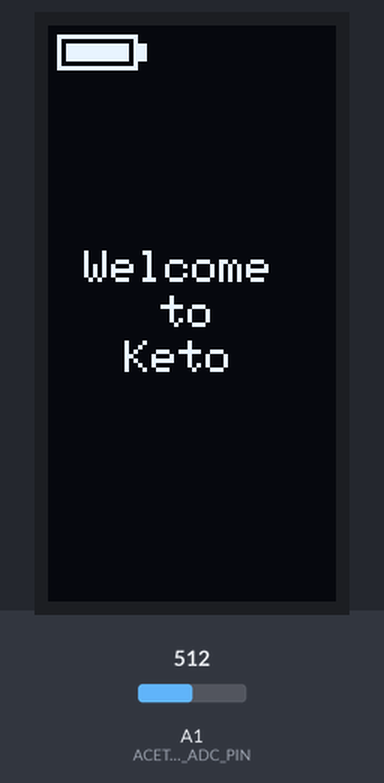
A sketch run on a simulated Arduino Uno, built with avr-gcc and run on an emulated ATmega328P. Shown: 64×128 one-colour display. Inputs (shaded band) come from the test bench; at power-on: A1 (ACETONE_ADC_PIN) = 512. What the sketch prints to the serial monitor is not drawn.

Above: at 0.1 s.
At 5.2 s:
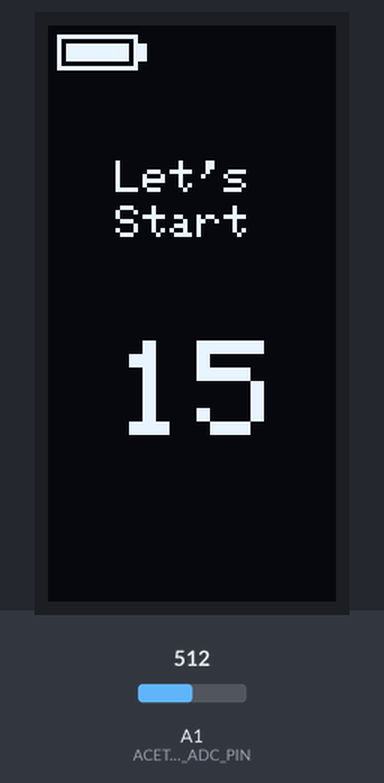
At 15.4 s:
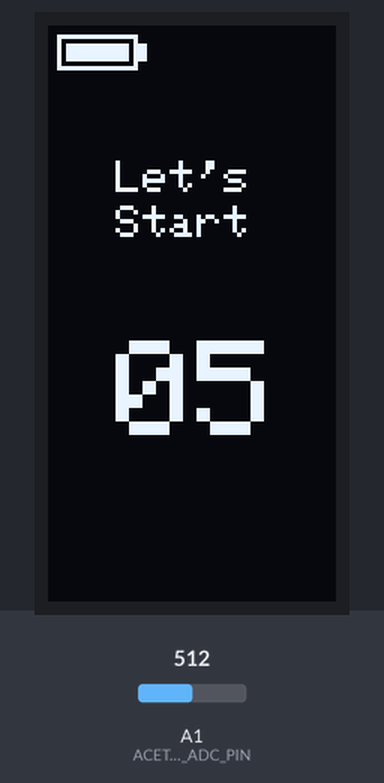
At 20.6 s:
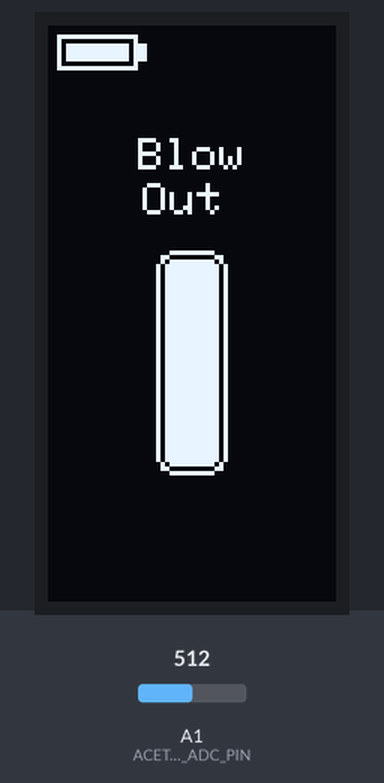
At 23.77 s:
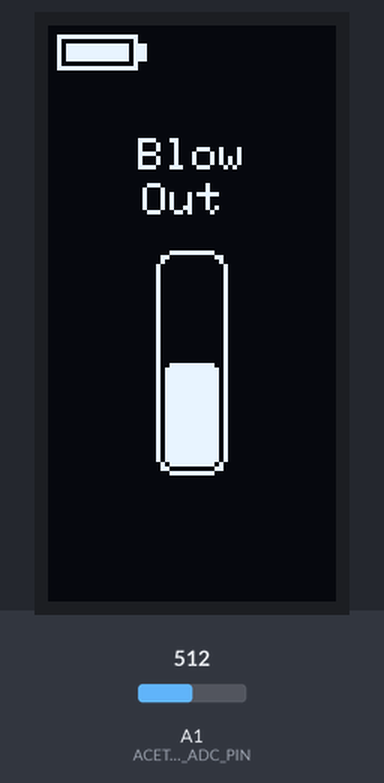
At 31.0 s:
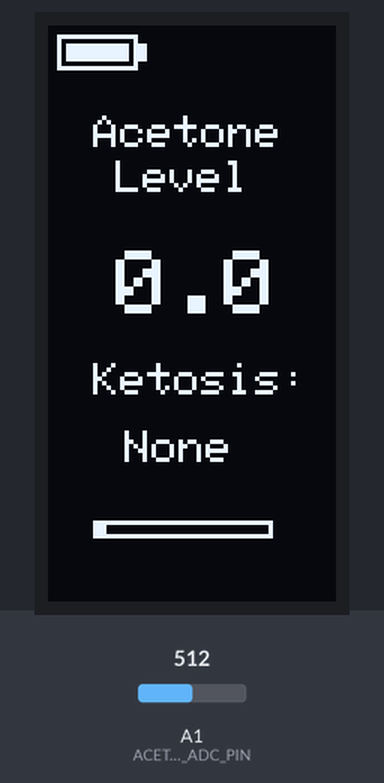

The sketch:

keto.ino
```cpp
#include <Adafruit_GFX.h>
#include <Adafruit_SSD1306.h>
#include <Wire.h>

#define SCREEN_WIDTH 128
#define SCREEN_HEIGHT 64
#define OLED_RESET -1
#define SCREEN_ADDRESS 0x3C

#define ACETONE_ADC_PIN A1

// Sensor constants
const float VB_AIR = 0.295; // Vb(Air) baseline = 0.295V (295mV)
const float MIN_PPM = 0.0;  // Min PPM value
const float MAX_PPM = 20.0; // Max PPM value

// Calibration data: ADC values mapped to Acetone PPM
const int calibration_points = 6;
const int adc_deltas[] = {0, 30, 126, 200, 278, 348};
// const int adc_deltas[] = {0, 30, 340, 388, 420, 532};
const float ppm_values[] = {0, 1, 5, 10, 15, 20};

int lowestADC = 1023; // 10 bit adc, 2^10 - 1, is max adc
int highestADC = 0;

Adafruit_SSD1306 display(SCREEN_WIDTH, SCREEN_HEIGHT, &Wire, OLED_RESET);

void setup()
{
  Serial.begin(9600);

  pinMode(ACETONE_ADC_PIN, INPUT);

  if (!display.begin(SSD1306_SWITCHCAPVCC, SCREEN_ADDRESS))
  {
    Serial.println(F("SSD1306 allocation failed"));
    for (;;)
      ;
  }

  display.setRotation(1);
  display.setTextWrap(true);
  display.clearDisplay();
  display.display();

  Serial.println(F("Keto Breath Analyzer Started"));
  Serial.println(F("ADC\tVb(Gas)\tΔVOUT(mV)\tPPM"));
}

// Function to convert ADC value to PPM using square root interpolation (match sensor graph)
float adcToPPM(int adc_reading)
{
  // Ensure the adc_reading is within the valid range
  if (adc_reading <= adc_deltas[0])
  {
    return ppm_values[0]; // 0 PPM
  }

  if (adc_reading >= adc_deltas[calibration_points - 1])
  {
    return ppm_values[calibration_points - 1]; // Max PPM (20 PPM)
  }

  // Perform interpolation between the two closest points
  for (int i = 0; i < calibration_points - 1; i++)
  {
    if (adc_reading >= adc_deltas[i] && adc_reading < adc_deltas[i + 1])
    {

      // Calculate position within the range (0 to 1)
      float delta_range = adc_deltas[i + 1] - adc_deltas[i];
      float position = (adc_reading - adc_deltas[i]) / delta_range;

      // Apply square root interpolation for smoother curve
      float rms_position = sqrt(position);

      // Interpolate PPM values using RMS position
      float ppm_range = ppm_values[i + 1] - ppm_values[i];
      float ppm = ppm_values[i] + rms_position * ppm_range;

      // Debug output
      Serial.print(F("ADC: "));
      Serial.print(adc_reading);
      Serial.print(F(" | Range: ["));
      Serial.print(adc_deltas[i]);
      Serial.print(F(" - "));
      Serial.print(adc_deltas[i + 1]);
      Serial.print(F("] | Position: "));
      Serial.print(position, 3);
      Serial.print(F(" | RMS Position: "));
      Serial.print(rms_position, 3);
      Serial.print(F(" | PPM: "));
      Serial.println(ppm, 2);

      return ppm;
    }
  }

  // Fallback - should not happen with correct calibration
  return 0.0;
}

void drawBattery()
{
  // TODO: Draw battery indicator at top-left accurately
  int x = 2, y = 2, bw = 18, bh = 8;
  display.drawRect(x, y, bw, bh, SSD1306_WHITE);
  display.fillRect(x + bw, y + 2, 2, bh - 4, SSD1306_WHITE);
  // Show full battery level as placeholder
  display.fillRect(x + 2, y + 2, bw - 4, bh - 4, SSD1306_WHITE);
}

void blowOutAnimation()
{
  lowestADC = 1023;
  highestADC = 0;

  for (int t = 0; t < 50; t++)
  {
    display.clearDisplay();

    drawBattery();

    display.setTextSize(1);
    display.setTextColor(SSD1306_WHITE);
    display.setCursor(20, 25);
    display.println(F("Blow"));
    display.setCursor(21, 35);
    display.println(F("Out"));

    int barX = 24;
    int barY = 50;
    int barWidth = 16;
    int barHeight = 50;

    display.drawRoundRect(barX, barY, barWidth, barHeight, 4, SSD1306_WHITE);

    // Calculate fill based on breathing cycle (emptying animation)
    float breathCycle = (float)t / 50.0; // 0 to 1

    // Fill from bottom up and decrease (emptying animation)
    int fillHeight = (int)((barHeight - 4) * (1.0 - breathCycle));
    if (fillHeight > 0)
    {
      display.fillRoundRect(barX + 2, barY + 2 + (barHeight - 4 - fillHeight),
                            barWidth - 4, fillHeight, 2, SSD1306_WHITE);
    }

    int currentADC = analogRead(ACETONE_ADC_PIN);
    if (currentADC < lowestADC)
    {
      lowestADC = currentADC;
    }
    if (currentADC > highestADC)
    {
      highestADC = currentADC;
    }

    Serial.print(F("Current ADC: "));
    Serial.print(currentADC);
    Serial.print(F(" | Lowest ADC: "));
    Serial.print(lowestADC);
    Serial.print(F(" | Highest ADC: "));
    Serial.println(highestADC);

    display.display();
    delay(100); // 100ms delay for smooth animation
  }
}

float getAcetoneLevel()
{
  int adcValue = highestADC - lowestADC;

  if (adcValue < 0)
  {
    adcValue = 0;
  }

  float vb_gas = (adcValue * 5.0) / 1024.0;

  float delta_vout = vb_gas - VB_AIR;
  float delta_vout_mv = delta_vout * 1000.0;

  float ppmValue = adcToPPM(adcValue);

  Serial.print(F("Final ADC Delta: "));
  Serial.print(adcValue);
  Serial.print(F("\tVb(Gas): "));
  Serial.print(vb_gas, 3);
  Serial.print(F("\tΔVOUT(mV): "));
  Serial.print(delta_vout_mv, 1);
  Serial.print(F("\tPPM: "));
  Serial.println(ppmValue, 1);

  return ppmValue;
}

void processingAnimation()
{
  for (int cycle = 0; cycle < 30; cycle++)
  { // 30 cycles for 3 seconds (100ms each)
    display.clearDisplay();

    drawBattery();

    display.setTextSize(1);
    display.setTextColor(SSD1306_WHITE);
    display.setCursor(1, 35);
    display.println(F("Processing"));

    // Draw rotating circle animation
    int centerX = 32;
    int centerY = 65;
    int radius = 10;

    // Draw circle outline
    display.drawCircle(centerX, centerY, radius, SSD1306_WHITE);

    // Draw rotating dots
    float startAngle = (cycle * 24) * (PI / 180.0); // 24 degrees per cycle
    int numDots = 8;

    for (int i = 0; i < numDots; i++)
    {
      float angle = startAngle + (i * 2 * PI / numDots);
      int dotX = centerX + (radius - 2) * cos(angle);
      int dotY = centerY + (radius - 2) * sin(angle);

      if (i < (cycle % numDots + 1))
      {
        display.fillCircle(dotX, dotY, 1, SSD1306_WHITE);
      }
    }

    display.display();
    delay(100);
  }
}

String getKetoStatus(float ppmValue)
{
  if (ppmValue < 1.0)
    return F("  None  ");
  else if (ppmValue < 5.0)
    return F("  Light ");
  else if (ppmValue < 10.0)
    return F("Moderate");
  else if (ppmValue < 15.0)
    return F("  High  ");
  else
    return F("Very High");
}

void displayResults()
{
  display.clearDisplay();
  display.setTextColor(SSD1306_WHITE);

  float finalPPM = getAcetoneLevel();
  // // float finalPPM = getAcetoneLevel();

  // if (finalPPM < 4) {
  //   // Test display
  //   finalPPM = 5 + (rand() % 2); // rand() % 6 generates a random number from 0 to 5
  // }
  drawBattery();

  display.setTextSize(1);
  display.setCursor(10, 20);
  display.println(F("Acetone"));
  display.setCursor(15, 30);
  display.println(F("Level"));

  display.setTextSize(2);
  display.setCursor(15, 50);
  display.print(finalPPM, 1);

  display.setTextSize(1);
  String ketoStatus = getKetoStatus(finalPPM);
  display.setCursor(10, 75);
  display.println(F("Ketosis:"));
  display.setCursor(5, 90);
  display.println(ketoStatus);

  int barWidth = 40;
  int barHeight = 4;
  int barX = 10;
  int barY = 110;

  display.drawRect(barX, barY, barWidth, barHeight, SSD1306_WHITE);

  int fillWidth = 0;
  if (ketoStatus == "  None  ")
    fillWidth = barWidth * 0.1;
  else if (ketoStatus == "  Light ")
    fillWidth = barWidth * 0.4;
  else if (ketoStatus == "Moderate")
    fillWidth = barWidth * 0.7;
  else if (ketoStatus == "  High  ")
    fillWidth = barWidth * 0.9;
  else
    fillWidth = barWidth;

  if (fillWidth > 2)
  {
    display.fillRect(barX + 1, barY + 1, fillWidth - 2, barHeight - 2, SSD1306_WHITE);
  }

  display.display();
}

void welcomeScreen()
{
  display.clearDisplay();
  display.setTextSize(1);
  display.setTextColor(SSD1306_WHITE);

  drawBattery();

  display.setCursor(8, 50);
  display.println(F("Welcome"));
  display.setCursor(25, 60);
  display.println(F("to"));
  display.setCursor(17, 70);
  display.println(F("Keto"));
  display.display();
}

void countdown()
{
  for (int i = 15; i >= 1; i--)
  {
    display.clearDisplay();
    display.setTextColor(SSD1306_WHITE);

    drawBattery();

    display.setTextSize(1);
    display.setCursor(15, 30);
    display.println(F("Let's"));
    display.setCursor(15, 40);
    display.println(F("Start"));

    display.setTextSize(3);
    display.setCursor(15, 70);
    if (i < 10)
    {
      display.print(F("0"));
    }
    display.print(i);
    display.display();
    delay(1000);
  }
}

void loop()
{
  welcomeScreen();

  delay(5000);

  countdown();

  blowOutAnimation();

  processingAnimation();

  displayResults();

  delay(5000);
}
```

Measured:
- what the display in image 0 shows lasts 5.0 s, from 0.1 s to 5.1 s
- what the display in image 1 shows lasts 1.0 s, from 5.1 s to 6.1 s
